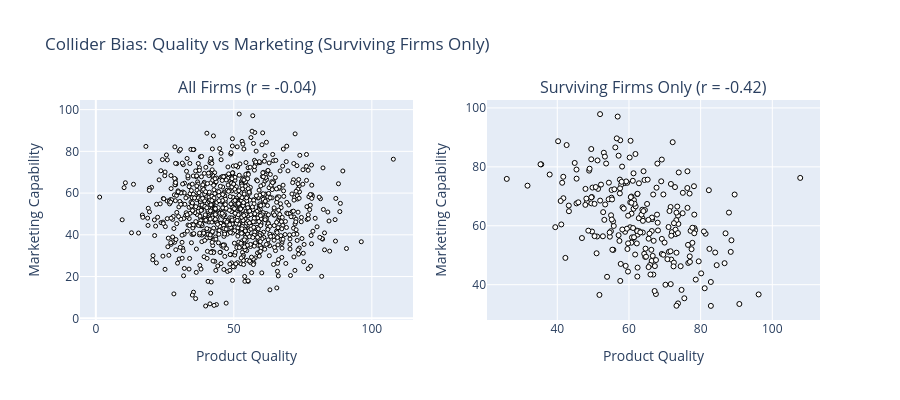

The cell this chart's notebook holds for it:
### Code cell
# 충돌변수 시뮬레이션: 생존자 편향 (Survivorship Bias)
np.random.seed(42)
n = 1000

# 제품 품질과 마케팅 역량은 원래 독립적
quality = np.random.normal(50, 15, n)       # 제품 품질 (독립)
marketing = np.random.normal(50, 15, n)     # 마케팅 역량 (독립)

# 시장 생존 = 품질과 마케팅이 모두 영향 (둘 중 하나만 높아도 생존 가능)
# 품질 좋거나 마케팅 잘 하면 시장에서 살아남음
survival_score = quality + marketing + np.random.normal(0, 10, n)

# 전체 데이터: 품질과 마케팅은 독립
corr_all = np.corrcoef(quality, marketing)[0, 1]

# 생존 기업만 (상위 25%) → 충돌변수 통제
survival_threshold = np.percentile(survival_score, 75)
mask = survival_score >= survival_threshold
corr_survived = np.corrcoef(quality[mask], marketing[mask])[0, 1]

fig = make_subplots(
    rows=1, cols=2,
    subplot_titles=(
        f'All Firms (r = {corr_all:.2f})',
        f'Surviving Firms Only (r = {corr_survived:.2f})'
    )
)

# 전체
fig.add_trace(
    go.Scatter(x=quality, y=marketing, mode='markers',
              marker=dict(size=4, color='white', line=dict(color='black', width=1)),
              name='All'),
    row=1, col=1
)

# 생존 기업만
fig.add_trace(
    go.Scatter(x=quality[mask], y=marketing[mask], mode='markers',
              marker=dict(size=5, color='white', line=dict(color='black', width=1)),
              name='Surviving Firms'),
    row=1, col=2
)

fig.update_xaxes(title_text='Product Quality')
fig.update_yaxes(title_text='Marketing Capability')
fig.update_layout(
    title_text='Collider Bias: Quality vs Marketing (Surviving Firms Only)',
    height=400, showlegend=False
)

fig.show()

print(f"💡 전체 기업: 품질과 마케팅의 관계 r = {corr_all:.2f} (거의 상관없음)")
print(f"💡 생존 기업만: r = {corr_survived:.2f} (반비례처럼 보임 → 가짜!)")
print("   → 시장 생존(충돌변수)을 통제하면 **Collider Bias** 발생")
print("   → 살아남은 기업 중 품질↑ → 마케팅 없이도 살아남은 것 → 마케팅↓처럼 보임")
print("   → 살아남은 기업 중 마케팅↑ → 품질 없이도 살아남은 것 → 품질↓처럼 보임")
print("   → 이것이 '생존자 편향' (Survivorship Bias) — 성공한 것만 보고 판단하면 왜곡됨")

### Figure 1 — Plotly figure (JSON) as saved in the notebook; plotly's stock layout.template omitted (floating-point values rounded to 4 significant figures; data arrays with more than 128 entries replaced by an {"elided": "..."} marker saying what was removed)
{"data": [{"marker": {"color": "white", "line": {"color": "black", "width": 1}, "size": 4}, "mode": "markers", "name": "All", "type": "scatter", "x": {"elided": "1000 float values"}, "xaxis": "x", "y": {"elided": "1000 float values"}, "yaxis": "y"}, {"marker": {"color": "white", "line": {"color": "black", "width": 1}, "size": 5}, "mode": "markers", "name": "Surviving Firms", "type": "scatter", "x": {"elided": "250 float values"}, "xaxis": "x2", "y": {"elided": "250 float values"}, "yaxis": "y2"}], "layout": {"annotations": [{"font": {"size": 16}, "showarrow": false, "text": "All Firms (r = -0.04)", "x": 0.225, "xanchor": "center", "xref": "paper", "y": 1, "yanchor": "bottom", "yref": "paper"}, {"font": {"size": 16}, "showarrow": false, "text": "Surviving Firms Only (r = -0.42)", "x": 0.775, "xanchor": "center", "xref": "paper", "y": 1, "yanchor": "bottom", "yref": "paper"}], "height": 400, "showlegend": false, "title": {"text": "Collider Bias: Quality vs Marketing (Surviving Firms Only)"}, "xaxis": {"anchor": "y", "domain": [0, 0.45], "title": {"text": "Product Quality"}}, "xaxis2": {"anchor": "y2", "domain": [0.55, 1], "title": {"text": "Product Quality"}}, "yaxis": {"anchor": "x", "domain": [0, 1], "title": {"text": "Marketing Capability"}}, "yaxis2": {"anchor": "x2", "domain": [0, 1], "title": {"text": "Marketing Capability"}}}}
